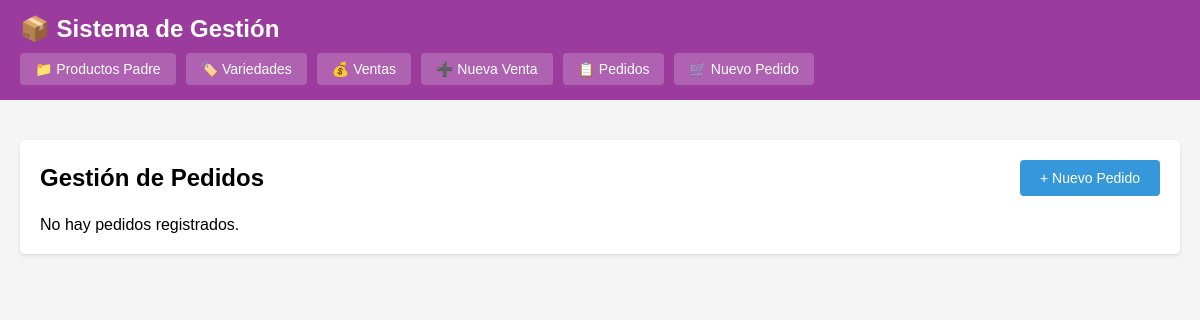
The page /index.php?c=pedido&a=index on the database as committed earlier.
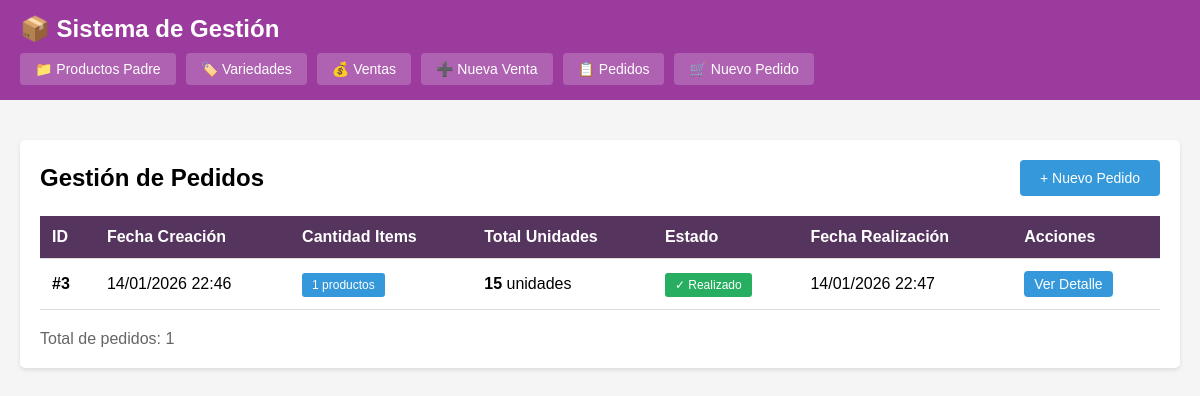
The same page on the database as committed later.
### tables this page shows
CREATE TABLE pedidos (
            id INTEGER PRIMARY KEY AUTOINCREMENT,
            estado VARCHAR(20) DEFAULT 'pendiente',
            observaciones TEXT,
            fecha_creacion DATETIME DEFAULT CURRENT_TIMESTAMP,
            fecha_realizacion DATETIME
        );

### controllers/PedidoController.php (called while the page is built, shortened)
<?php
class PedidoController {
    private $pedidoModel;
    public function __construct() {
        $this->pedidoModel = new Pedido();
    }
    public function index() {
        $pedidos = $this->pedidoModel->getAll();
        $this->render('pedidos/index', [
            'pedidos' => $pedidos
        ]);
    }
    private function render($view, $data = []) {
        extract($data);
        require BASE_PATH . '/views/' . $view . '.php';
        require BASE_PATH . '/views/layout.php';
    }
}
?>

### config/database.php (called while the page is built, shortened)
<?php
class Database {
    private static $instance = null;
    private $conn;
    private function __construct() {
        try {
            $this->conn = new PDO('sqlite:' . DB_PATH);
            $this->conn->setAttribute(PDO::ATTR_ERRMODE, PDO::ERRMODE_EXCEPTION);
            $this->conn->setAttribute(PDO::ATTR_DEFAULT_FETCH_MODE, PDO::FETCH_ASSOC);
        } catch(PDOException $e) {
            die("Error de conexión: " . $e->getMessage());
        }
    }
    public static function getInstance() {
        if (self::$instance === null) {
            self::$instance = new self();
        }
        return self::$instance;
    }
    public function getConnection() {
        return $this->conn;
    }
}
?>

### models/Pedido.php (called while the page is built, shortened)
<?php
class Pedido {
    private $db;
    public function __construct() {
        $this->db = Database::getInstance()->getConnection();
    }
    public function getAll() {
        $sql = "SELECT p.*,
                COUNT(pd.id) as cantidad_items,
                SUM(pd.cantidad_solicitada) as total_unidades
                FROM pedidos p
                LEFT JOIN pedido_detalles pd ON p.id = pd.pedido_id
                GROUP BY p.id
                ORDER BY p.fecha_creacion DESC";
        $stmt = $this->db->query($sql);
        return $stmt->fetchAll();
    }
}
?>

### views/pedidos/index.php (the view, shortened to what this page needs)
<div style="display: flex; justify-content: space-between; align-items: center; margin-bottom: 20px;">
    <h2>Gestión de Pedidos</h2>
    <a href="index.php?c=pedido&a=nuevo" class="btn btn-primary">+ Nuevo Pedido</a>
</div>
<?php if (empty($pedidos)): ?>
    <p>No hay pedidos registrados.</p>
<?php else: ?>
    <table>
        <thead>
            <tr>
                <th>ID</th>
                <th>Fecha Creación</th>
                <th>Cantidad Items</th>
                <th>Total Unidades</th>
                <th>Estado</th>
                <th>Fecha Realización</th>
                <th>Acciones</th>
            </tr>
        </thead>
        <tbody>
            <?php foreach ($pedidos as $pedido): ?>
                <tr>
                    <td><strong>#<?= $pedido['id'] ?></strong></td>
                    <td><?= date('d/m/Y H:i', strtotime($pedido['fecha_creacion'])) ?></td>
                    <td>
                        <span class="badge" style="background: #3498db;"><?= $pedido['cantidad_items'] ?> productos</span>
                    </td>
                    <td>
                        <strong><?= $pedido['total_unidades'] ?></strong> unidades
                    </td>
                    <td>
                        <?php if ($pedido['estado'] == 'pendiente'): ?>
                            <span class="badge badge-pendiente">⏳ Pendiente</span>
                        <?php elseif ($pedido['estado'] == 'realizado'): ?>
                            <span class="badge badge-realizado">✓ Realizado</span>
                        <?php else: ?>
                            <span class="badge badge-faltante">⚠ Faltante</span>
                        <?php endif; ?>
                    </td>
                    <td>
                        <?php if ($pedido['fecha_realizacion']): ?>
                            <?= date('d/m/Y H:i', strtotime($pedido['fecha_realizacion'])) ?>
                        <?php else: ?>
                            <span style="color: #95a5a6;">-</span>
                        <?php endif; ?>
                    </td>
                    <td>
                        <a href="index.php?c=pedido&a=detalle&id=<?= $pedido['id'] ?>" class="btn btn-primary" style="padding: 5px 10px;">Ver Detalle</a>
                    </td>
                </tr>
            <?php endforeach; ?>
        </tbody>
    </table>
    <div style="margin-top: 20px; color: #666;">
        Total de pedidos: <?= count($pedidos) ?>
    </div>
<?php endif; ?>

Rows that differ between the two databases and show on the page:
added pedidos: id "3", fecha_creacion "14/01/2026 22:46", cantidad_items "1", total_unidades "15", estado "✓ Realizado", fecha_realizacion "14/01/2026 22:47"
Other text that changed with them:
count($pedidos): (not shown) → "1"
text no longer shown: "No hay pedidos registrados."
text now shown: "ID Fecha Creación Cantidad Items Total Unidades Estado Fecha Realización Acciones Total de pedidos:"
